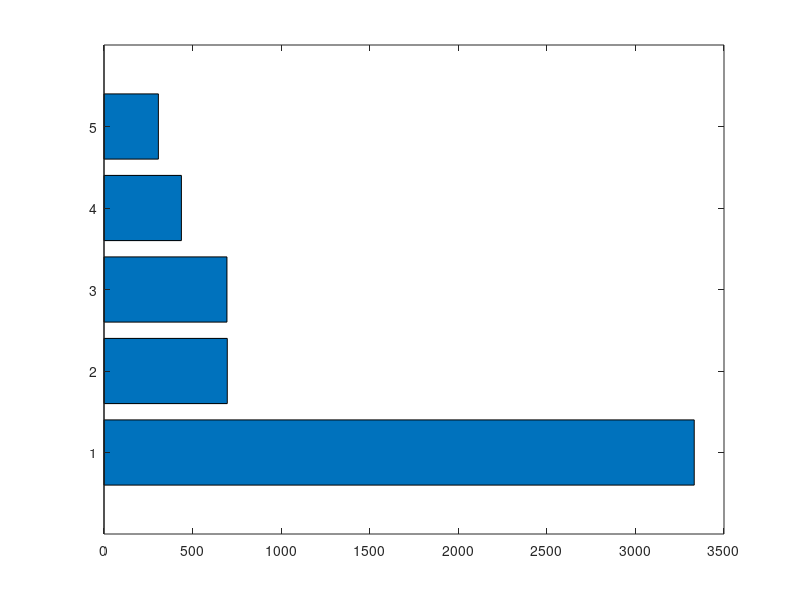

This figure's MATLAB source: (Note: this script raises an error after producing the figure.)
% barh WORLD POPULATION BY CONTINENTS.

cont = char('Asia' , 'Europe' , 'Africa' , ............
    'N. America' , 'S. America') ;
pop = [3332 ; 696 ; 694 ; 437 ; 307] ;
barh(pop)

for i = 1:5,
    gtext(cont(i,:)) ;
end
xlabel('Population in millions')
title('World Population (1992)' , 'fontsize' , 18)